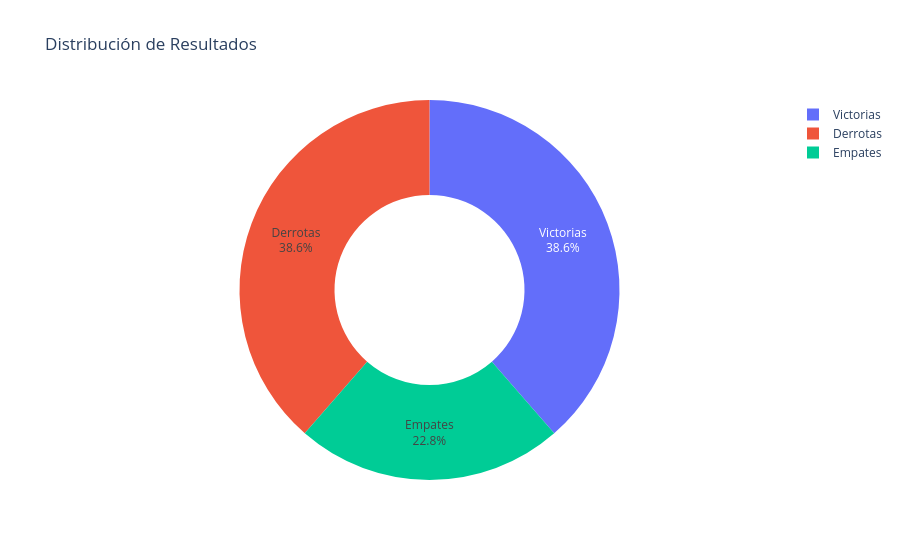

The code cell stored with this chart in its notebook:
### Code cell
rename_map = {"W": "Victorias", "L": "Derrotas", "D": "Empates"}
result_counts = df["result"].value_counts()
result_pct = df["result"].value_counts(normalize=True) * 100


pie_df = pd.DataFrame(
    {
        "label": result_counts.index.map(rename_map),
        "value": result_counts.values,
        "percentage": result_pct.values,
    }
)

fig = px.pie(
    pie_df, names="label", values="value", hole=0.5, title="Distribución de Resultados"
)

fig.update_traces(
    texttemplate="%{label}<br>%{percent:.1%}",
    textposition="inside",
    hovertemplate=(
        "<b>%{label}</b><br>"
        "Cantidad: %{value}<br>"
        "Porcentaje: %{percent:.2%}"
        "<extra></extra>"
    ),
)

fig.show()

### Figure 1 — Plotly figure (JSON) as saved in the notebook; plotly's stock layout.template omitted (floating-point values rounded to 4 significant figures)
{"data": [{"domain": {"x": [0, 1], "y": [0, 1]}, "hole": 0.5, "hovertemplate": "<b>%{label}</b><br>Cantidad: %{value}<br>Porcentaje: %{percent:.2%}<extra></extra>", "labels": ["Victorias", "Derrotas", "Empates"], "legendgroup": "", "name": "", "showlegend": true, "textposition": "inside", "texttemplate": "%{label}<br>%{percent:.1%}", "type": "pie", "values": [1467, 1467, 866]}], "layout": {"legend": {"tracegroupgap": 0}, "title": {"text": "Distribución de Resultados"}}}
